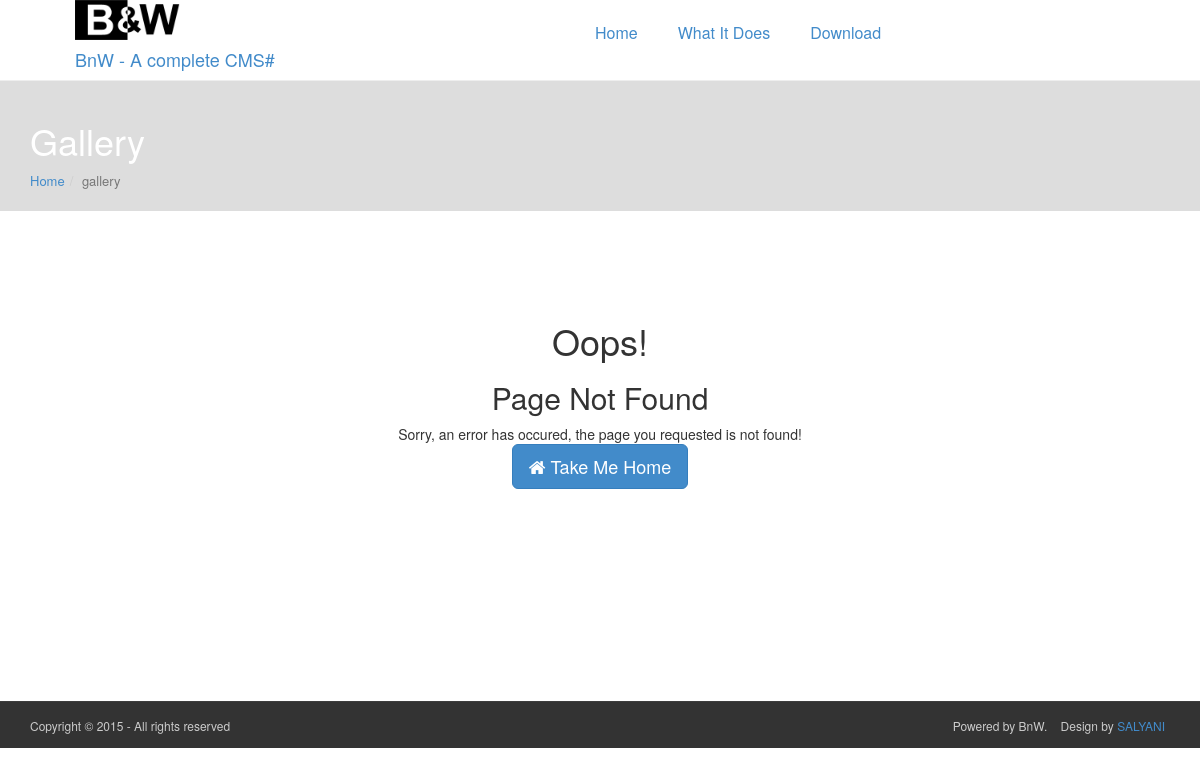
Page /index.php/view/gallery on the committed database.
### tables this page shows
CREATE TABLE IF NOT EXISTS `design_setup` (
  `id` int(11) NOT NULL,
  `name` varchar(100) DEFAULT NULL,
  `description` varchar(500) DEFAULT NULL
);

CREATE TABLE IF NOT EXISTS `navigation` (
  `id` int(11) NOT NULL,
  `navigation_name` varchar(100) NOT NULL DEFAULT 'Required',
  `navigation_link` mediumtext,
  `parent_id` int(11) DEFAULT NULL,
  `navigation_type` varchar(64) DEFAULT NULL,
  `navigation_slug` varchar(64) DEFAULT NULL,
  `menu_id` int(11) DEFAULT NULL,
  `page_id` int(11) DEFAULT NULL,
  `category_id` varchar(255) DEFAULT NULL,
  `post_id` varchar(255) DEFAULT NULL
);

### application/controllers/View.php (called while the page is built, shortened)
<?php if (!defined('BASEPATH')) exit('No direct script access allowed');
class View extends CI_Controller {
    public function __construct() {
        $this->load->helper('url');
        $this->load->model('viewmodel');
        $this->load->model('dbmodel');
        $this->load->model('contact_model');
        $this->load->model('dbsetting');
        $this->load->model('model1');
         $this->load->library('pagination');
    }
    public function gallery()
    {
        $data['meta'] = $this->dbsetting->get_meta_data();
        $data['headertitle'] = $this->viewmodel->get_header_title();
        $data['headerlogo'] = $this->viewmodel->get_header_logo();
        $data['contact'] = $this->contact_model->get_contact_form();
        $data['albumquery'] = $this->viewmodel->get_album();
         $class= $this->router->fetch_class();
    $method = $this->router->fetch_method();
        $this->load->library('breadcrumbs');
$this->breadcrumbs->push('Home', '/');
$this->breadcrumbs->push($method, '/'.$class.'/'.$method);
$data['link'] = $this->breadcrumbs->show();
       $data['pageTitle'] = "Gallery";
        $this->load->view('default/template/header', $data);
         $this->load->view('default/template/breadcrumbLink', $data);
         $this->load->view('default/template/album',$data);
         $this->load->view('default/template/footer',$data);
    }
}

### index.php (called while the page is built, shortened)
<?php
require_once BASEPATH.'core/CodeIgniter.php';

### application/models/Viewmodel.php (called while the page is built, shortened)
<?php
class Viewmodel extends CI_Model
{
    public function get_header_title()
    {
        $this->db->select('description');
        $this->db->from('design_setup');
        $this->db->where('name', 'header_title');
        $query = $this->db->get();
        return $query->result();
    }
    public function get_header_logo()
    {
        $this->db->select('description');
        $this->db->from('design_setup');
        $this->db->where('name', 'header_logo');
        $query = $this->db->get();
        return $query->result();
    }
    public function get_album()
    {
        $this->db->from('album');
        $query = $this->db->get();
        return $query->result();
    }
}

### application/helpers/POD_database_helper.php (called while the page is built)
<?php
function pdo_db(){
    $db = new PDO("mysql:host=localhost;dbname=bnw", "root", "");
    return $db;
}

### application/helpers/navigation_helper.php (the view, shortened to what this page needs)
<?php if ( ! defined('BASEPATH')) exit('No direct script access allowed');
include 'POD_database_helper.php';
 function query($parent_id) {
	$query = pdo_db()->query  ( "SELECT * FROM navigation WHERE parent_id=$parent_id");
	return $query;
}
function fetch_menu($query) {
	while ( $result = $query->fetch(PDO::FETCH_ASSOC) ) {
		$menu_name = $result ['navigation_name'];
		$menu_link = $result ['navigation_link'];
		echo "<li  class='nav-item'><a style='cursor:pointer;' href='{$menu_link}'>{$menu_name}</a>";
		echo "</li>";
	}
}

### application/views/default/template/header.php (shortened to what this page needs)
<!DOCTYPE html>
<html>
  <head>
<?php if(!empty($headerlogo)){
            foreach($headerlogo as $logo){
                $hlogo = $logo->description;
            }
        } ?>
        <link rel="stylesheet" href="<?php echo base_url().'content/uploads/styles/custom.css'; ?>">
<link rel="stylesheet" href="<?php echo base_url().'content/uploads/bootstrap/css/bootstrap.css'; ?>">
<link href="http://maxcdn.bootstrapcdn.com/font-awesome/4.2.0/css/font-awesome.min.css" rel="stylesheet">
  </head>
  <body>
<header style="border-bottom: 1px solid#eee;">
    <div class="container" style="width:100%; margin: 0; padding: 0% 0% 0% 5%;">
        <?php if(!empty($headerlogo)){
            foreach($headerlogo as $logo){
                $hlogo = $logo->description;
            }
        } ?>
        <?php if(!empty($headertitle)){
            foreach($headertitle as $title){
                $htitle = $title->description;
            }
        } ?>
         <div class="col-lg-5">
        <a href="<?php echo base_url(); ?>"><img id="logo-image-header" src="<?php echo base_url().'content/uploads/images/'.$hlogo; ?>" alt="BGR_logo"> <h4 id="header-title-heading"><?php echo $htitle; ?> </h4></a>
      </div>
        <div class="menu_block">
           <nav  class="nav" >
            <ul class="nav-list">
                    <?php
            fetch_menu (query(0));
        ?>
            </ul>
              </nav>
           </div>
      </div>
</header>
  </body>

### content/uploads/styles/custom.css (style rules this page uses)
a,a:hover { text-decoration:none; }
ul,ol { list-style:none; }
.nav { position:relative;display:inline-block;font-size:16px;font-weight:100; color: #fff;z-index: 11111; }
.nav-item { float:left;*display:inline;zoom:1;position:relative; }
.nav-item a { display:block;padding:22px 20px 20px 20px;margin-top: 0px; }
#logo-image-header { height: 40px; }
img { max-width: 100%; }
@media screen and (max-width : 1200px) { .nav { font-size: 16px; } }

### rows in the picture
design_setup: description (picture)
design_setup: description "BnW - A complete CMS#"
navigation: navigation_name "Home"
navigation: navigation_name "What It Does"
navigation: navigation_name "Download"

### other values in the picture
$pageTitle "Gallery"
$crumb['page'] "Home"
